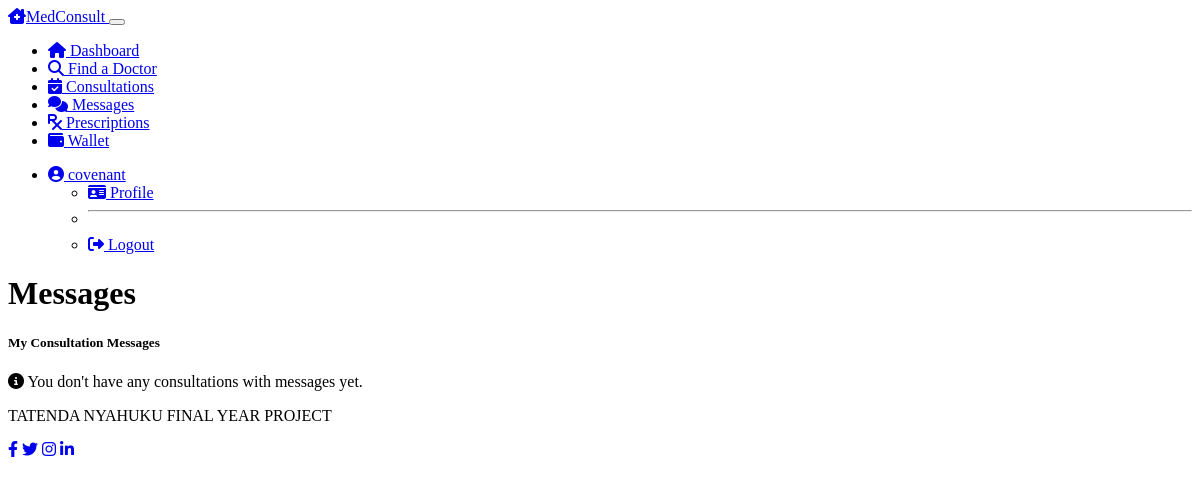
The page /patient/messages (signed in) on the database as committed earlier.
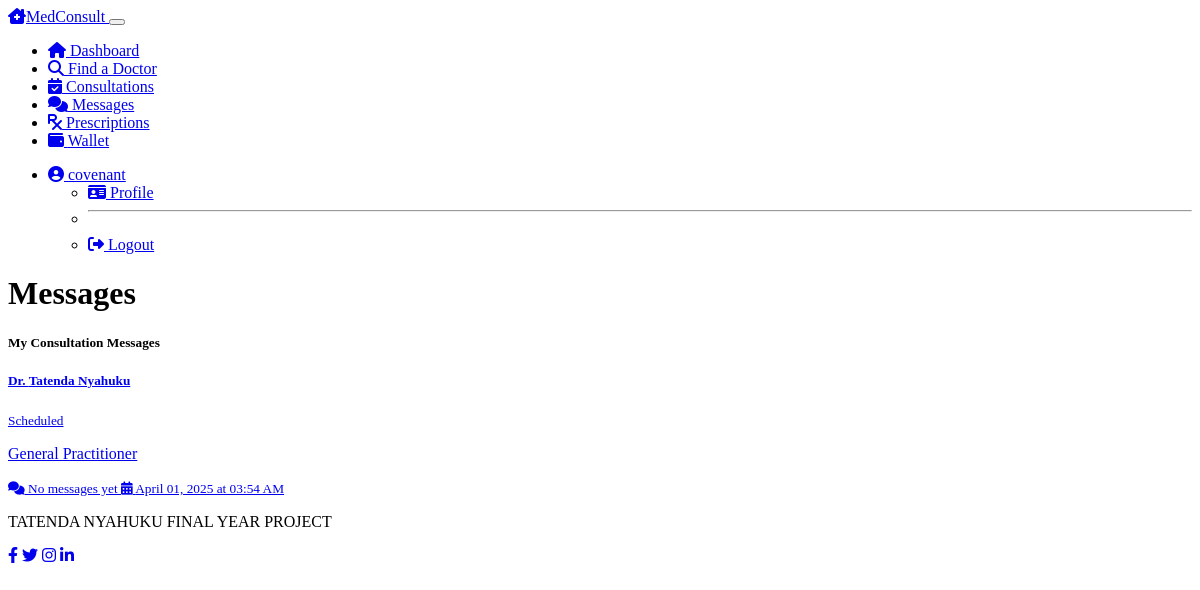
The same page on the database as committed later.
### models.py (models this page shows, shortened)
class Consultation(db.Model):
    __tablename__ = 'consultations'
    id = db.Column(db.Integer, primary_key=True)
    patient_id = db.Column(db.Integer, db.ForeignKey('patients.id'), nullable=False)
    doctor_id = db.Column(db.Integer, db.ForeignKey('doctors.id'), nullable=False)
    status = db.Column(db.String(50), default='requested')  # requested, accepted, rejected, completed, cancelled
    proposed_fee = db.Column(db.Float, nullable=False)
    final_fee = db.Column(db.Float, nullable=True)
    scheduled_time = db.Column(db.DateTime, nullable=True)
    created_at = db.Column(db.DateTime, default=datetime.utcnow)
    completed_at = db.Column(db.DateTime, nullable=True)
    messages = db.relationship('Message', backref='consultation', lazy=True)
    prescriptions = db.relationship('Prescription', backref='consultation', lazy=True)

class Doctor(db.Model):
    __tablename__ = 'doctors'
    id = db.Column(db.Integer, primary_key=True)
    user_id = db.Column(db.Integer, db.ForeignKey('users.id'), nullable=False)
    first_name = db.Column(db.String(50), nullable=False)
    last_name = db.Column(db.String(50), nullable=False)
    specialty = db.Column(db.String(100), nullable=False)
    license_number = db.Column(db.String(50), nullable=False)
    qualifications = db.Column(db.Text, nullable=True)
    min_fee = db.Column(db.Float, nullable=False)
    max_fee = db.Column(db.Float, nullable=False)
    is_verified = db.Column(db.Boolean, default=False)
    consultations = db.relationship('Consultation', backref='doctor', lazy=True)

### routes.py (the view)
@app.route('/patient/messages')
@login_required
@patient_required
def patient_messages():
    consultations = Consultation.query.filter_by(
        patient_id=current_user.patient.id
    ).filter(Consultation.status.in_(['accepted', 'completed'])).all()
    return render_template('patient/messages.html',
                          title='Messages',
                          consultations=consultations)

### models.py (called while the page is built)
@login_manager.user_loader
def load_user(user_id):
    user = User.query.get(int(user_id))
    if user:
        return user
    return None

### routes.py (called while the page is built)
def patient_required(f):
    @wraps(f)
    def decorated_function(*args, **kwargs):
        if not current_user.is_authenticated or current_user.role != 'patient':
            flash('Access denied: Patient access required', 'danger')
            return redirect(url_for('login'))
        return f(*args, **kwargs)
    return decorated_function

### templates/patient/messages.html (shortened to what this page needs)
{% extends "layout.html" %}
{% block content %}
<div class="row mb-4">
    <div class="col-12">
        <h1 class="mb-4">Messages</h1>
        <div class="card bg-dark text-light">
            <div class="card-header">
                <h5 class="mb-0">My Consultation Messages</h5>
            </div>
            <div class="card-body">
                {% if consultations %}
                    <div class="list-group">
                        {% for consultation in consultations %}
                            <a href="{{ url_for('patient_consultation_messages', consultation_id=consultation.id) }}" class="list-group-item list-group-item-action bg-dark text-light">
                                <div class="d-flex w-100 justify-content-between">
                                    <h5 class="mb-1">Dr. {{ consultation.doctor.first_name }} {{ consultation.doctor.last_name }}</h5>
                                    <small>
                                        {% if consultation.status == 'accepted' %}
                                            <span class="badge bg-primary">Scheduled</span>
                                        {% elif consultation.status == 'completed' %}
                                            <span class="badge bg-success">Completed</span>
                                        {% endif %}
                                    </small>
                                </div>
                                <p class="mb-1">{{ consultation.doctor.specialty }}</p>
                                {% set message_count = consultation.messages|length %}
                                <small>
                                    <i class="fas fa-comments me-1"></i>
                                    {% if message_count > 0 %}
                                        {{ message_count }} message{{ 's' if message_count > 1 }}
                                    {% else %}
                                        No messages yet
                                    {% endif %}
                                </small>
                                {% if consultation.scheduled_time %}
                                    <small class="ms-3">
                                        <i class="fas fa-calendar-alt me-1"></i>
                                        {{ consultation.scheduled_time.strftime('%B %d, %Y at %I:%M %p') }}
                                    </small>
                                {% endif %}
                            </a>
                        {% endfor %}
                    </div>
                {% else %}
                    <div class="alert alert-info">
                        <i class="fas fa-info-circle me-2"></i>
                        You don't have any consultations with messages yet.
                    </div>
                {% endif %}
            </div>
        </div>
    </div>
</div>
{% endblock %}

Rows that differ between the two databases and show on the page:
added Consultation: doctor.first_name "Tatenda", doctor.last_name "Nyahuku", status "Scheduled", doctor.specialty "General Practitioner", scheduled_time "April 01, 2025 at 03:54 AM"
Other text that changed with them:
text no longer shown: "You don't have any consultations with messages yet."
